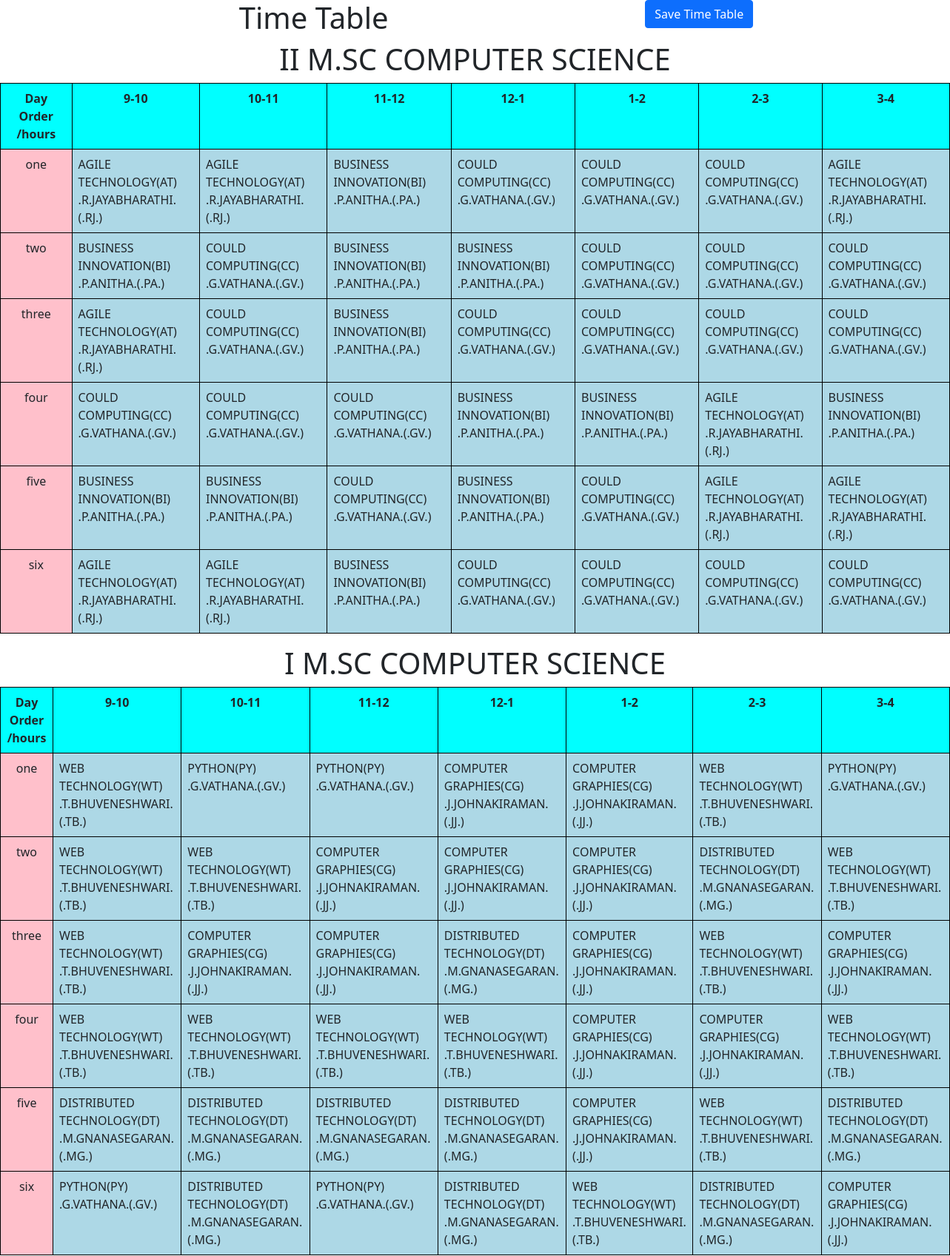
The app's page /admin/generate_time_table.php (signed in, upper part) with its own data.
### tables this page shows
CREATE TABLE `classes` (
  `id` int(30) NOT NULL,
  `name` varchar(50) NOT NULL,
  `alias` varchar(30) DEFAULT NULL
);

CREATE TABLE `hours` (
  `id` int(30) NOT NULL,
  `name` varchar(30) NOT NULL
);

CREATE TABLE `day_orders` (
  `id` int(30) NOT NULL,
  `name` varchar(30) NOT NULL
);

CREATE TABLE `time_table` (
  `id` int(30) NOT NULL,
  `day_order` varchar(30) NOT NULL,
  `hours` varchar(30) NOT NULL,
  `class_id` int(30) NOT NULL,
  `class_name` varchar(30) NOT NULL,
  `class_alias` varchar(30) NOT NULL,
  `subject_id` int(30) NOT NULL,
  `subject_name` varchar(50) NOT NULL,
  `subject_alias` varchar(30) NOT NULL,
  `staff_id` int(30) NOT NULL,
  `staff_name` varchar(30) NOT NULL,
  `staff_alias` varchar(30) NOT NULL,
  `fixed` tinyint(1) DEFAULT NULL
);

### admin/generate_time_table.php (the view, shortened to what this page needs)
<?php require('../db.php');
 ?>
 <?php
  extract($_POST);
 ?>
<!DOCTYPE html>
<html lang="en">
<head>
    <link href="../bootstrap/css/bootstrap.css" rel="stylesheet">
    <link href="../assets/vendor/bootstrap-icons/bootstrap-icons.css" rel="stylesheet">
</head>
<body>
      <div class="row">
        <div class="col-md-8">
          <center>
            <h1>Time Table</h1>
          </center>
        </div>
        <div class="col-md-4">
        <form method="post" enctype="multipart/form-data">
            <input class="btn btn-primary" type="submit" name="save_time_table" value="Save Time Table">
          </form>
        </div>
      </div>
<?php
     $retrieve_classes_query = mysqli_query($con,"select DISTINCT class_id from time_table");
     while($retrieve_classes_row = mysqli_fetch_array($retrieve_classes_query)){
      $retrieve_class_id = $retrieve_classes_row['class_id'];
      $retrieve_class_query = mysqli_query($con,"select * from classes where id='$retrieve_class_id'");
      $retrieve_class_row = mysqli_fetch_array($retrieve_class_query);
      $retrieve_class_name = $retrieve_class_row['name'];
?>
<center><h1><?php echo $retrieve_class_name?></h1></center>
<table class='table table-responsive table-bordered' style="border:1px solid black;">
     <tr style="background-color:aqua;height:70px;text-align:center;">
       <th>Day Order /hours</th>
      <?php
       $retrieve_hours_query = mysqli_query($con,"select * from hours");
      while($column = mysqli_fetch_array($retrieve_hours_query)){
        ?>
        <th><?php echo $column['name']?></th>
      <?php
      }
      ?>
     </tr>
     <?php
     $retrieve_day_order_query = mysqli_query($con,"select * from day_orders");
     while($row = mysqli_fetch_array($retrieve_day_order_query)){
      $row_day_order = $row['name'];
     ?>
     <tr style="height:50px;">
       <td style="background-color:pink;text-align:center"><?php echo $row_day_order?></td>
       <?php
       $retrieve_hours_query = mysqli_query($con,"select * from hours");
      while($column = mysqli_fetch_array($retrieve_hours_query)){
        $column_hours = $column['name'];
        $period_staff_query = mysqli_query($con,"select * from time_table where hours = '$column_hours' and day_order = '$row_day_order' and class_id = '$retrieve_class_id'");
        $period_staff = mysqli_fetch_array($period_staff_query);
        ?>
        <td style="background-color:lightblue;"><?php echo $period_staff['subject_name']."(".$period_staff['subject_alias'].")<br>".$period_staff['staff_name']."(".$period_staff['staff_alias'].")";?></td>
      <?php
      }
      ?>
     </tr>
     <?php
     }
     ?>
  </table>
<?php
}
?>
 </body>
</html>

### records on screen
classes: name "II M.SC COMPUTER SCIENCE"
hours: name "9-10", time_table.subject_name "AGILE TECHNOLOGY", time_table.subject_alias "AT", time_table.staff_name ".R.JAYABHARATHI.", time_table.staff_alias ".RJ.", time_table.subject_name "BUSINESS INNOVATION", time_table.subject_alias "BI", time_table.staff_name ".P.ANITHA.", time_table.staff_alias ".PA.", time_table.subject_name "COULD COMPUTING", time_table.subject_alias "CC", time_table.staff_name ".G.VATHANA.", time_table.staff_alias ".GV.", time_table.subject_name "WEB TECHNOLOGY", time_table.subject_alias "WT", time_table.staff_name ".T.BHUVENESHWARI.", time_table.staff_alias ".TB.", time_table.subject_name "DISTRIBUTED TECHNOLOGY", time_table.subject_alias "DT", time_table.staff_name ".M.GNANASEGARAN.", time_table.staff_alias ".MG.", time_table.subject_name "PYTHON", time_table.subject_alias "PY"
hours: name "10-11", time_table.subject_name "AGILE TECHNOLOGY", time_table.subject_alias "AT", time_table.staff_name ".R.JAYABHARATHI.", time_table.staff_alias ".RJ.", time_table.subject_name "COULD COMPUTING", time_table.subject_alias "CC", time_table.staff_name ".G.VATHANA.", time_table.staff_alias ".GV.", time_table.subject_name "BUSINESS INNOVATION", time_table.subject_alias "BI", time_table.staff_name ".P.ANITHA.", time_table.staff_alias ".PA.", time_table.subject_name "PYTHON", time_table.subject_alias "PY", time_table.subject_name "WEB TECHNOLOGY", time_table.subject_alias "WT", time_table.staff_name ".T.BHUVENESHWARI.", time_table.staff_alias ".TB.", time_table.subject_name "COMPUTER GRAPHIES", time_table.subject_alias "CG", time_table.staff_name ".J.JOHNAKIRAMAN.", time_table.staff_alias ".JJ.", time_table.subject_name "DISTRIBUTED TECHNOLOGY", time_table.subject_alias "DT", time_table.staff_name ".M.GNANASEGARAN.", time_table.staff_alias ".MG."
hours: name "11-12", time_table.subject_name "BUSINESS INNOVATION", time_table.subject_alias "BI", time_table.staff_name ".P.ANITHA.", time_table.staff_alias ".PA.", time_table.subject_name "COULD COMPUTING", time_table.subject_alias "CC", time_table.staff_name ".G.VATHANA.", time_table.staff_alias ".GV.", time_table.subject_name "PYTHON", time_table.subject_alias "PY", time_table.subject_name "COMPUTER GRAPHIES", time_table.subject_alias "CG", time_table.staff_name ".J.JOHNAKIRAMAN.", time_table.staff_alias ".JJ.", time_table.subject_name "WEB TECHNOLOGY", time_table.subject_alias "WT", time_table.staff_name ".T.BHUVENESHWARI.", time_table.staff_alias ".TB.", time_table.subject_name "DISTRIBUTED TECHNOLOGY", time_table.subject_alias "DT", time_table.staff_name ".M.GNANASEGARAN.", time_table.staff_alias ".MG."
hours: name "12-1", time_table.subject_name "COULD COMPUTING", time_table.subject_alias "CC", time_table.staff_name ".G.VATHANA.", time_table.staff_alias ".GV.", time_table.subject_name "BUSINESS INNOVATION", time_table.subject_alias "BI", time_table.staff_name ".P.ANITHA.", time_table.staff_alias ".PA.", time_table.subject_name "COMPUTER GRAPHIES", time_table.subject_alias "CG", time_table.staff_name ".J.JOHNAKIRAMAN.", time_table.staff_alias ".JJ.", time_table.subject_name "DISTRIBUTED TECHNOLOGY", time_table.subject_alias "DT", time_table.staff_name ".M.GNANASEGARAN.", time_table.staff_alias ".MG.", time_table.subject_name "WEB TECHNOLOGY", time_table.subject_alias "WT", time_table.staff_name ".T.BHUVENESHWARI.", time_table.staff_alias ".TB."
hours: name "1-2", time_table.subject_name "COULD COMPUTING", time_table.subject_alias "CC", time_table.staff_name ".G.VATHANA.", time_table.staff_alias ".GV.", time_table.subject_name "BUSINESS INNOVATION", time_table.subject_alias "BI", time_table.staff_name ".P.ANITHA.", time_table.staff_alias ".PA.", time_table.subject_name "COMPUTER GRAPHIES", time_table.subject_alias "CG", time_table.staff_name ".J.JOHNAKIRAMAN.", time_table.staff_alias ".JJ.", time_table.subject_name "WEB TECHNOLOGY", time_table.subject_alias "WT", time_table.staff_name ".T.BHUVENESHWARI.", time_table.staff_alias ".TB."
hours: name "2-3", time_table.subject_name "COULD COMPUTING", time_table.subject_alias "CC", time_table.staff_name ".G.VATHANA.", time_table.staff_alias ".GV.", time_table.subject_name "AGILE TECHNOLOGY", time_table.subject_alias "AT", time_table.staff_name ".R.JAYABHARATHI.", time_table.staff_alias ".RJ.", time_table.subject_name "WEB TECHNOLOGY", time_table.subject_alias "WT", time_table.staff_name ".T.BHUVENESHWARI.", time_table.staff_alias ".TB.", time_table.subject_name "DISTRIBUTED TECHNOLOGY", time_table.subject_alias "DT", time_table.staff_name ".M.GNANASEGARAN.", time_table.staff_alias ".MG.", time_table.subject_name "COMPUTER GRAPHIES", time_table.subject_alias "CG", time_table.staff_name ".J.JOHNAKIRAMAN.", time_table.staff_alias ".JJ."
hours: name "3-4", time_table.subject_name "AGILE TECHNOLOGY", time_table.subject_alias "AT", time_table.staff_name ".R.JAYABHARATHI.", time_table.staff_alias ".RJ.", time_table.subject_name "COULD COMPUTING", time_table.subject_alias "CC", time_table.staff_name ".G.VATHANA.", time_table.staff_alias ".GV.", time_table.subject_name "BUSINESS INNOVATION", time_table.subject_alias "BI", time_table.staff_name ".P.ANITHA.", time_table.staff_alias ".PA.", time_table.subject_name "PYTHON", time_table.subject_alias "PY", time_table.subject_name "WEB TECHNOLOGY", time_table.subject_alias "WT", time_table.staff_name ".T.BHUVENESHWARI.", time_table.staff_alias ".TB.", time_table.subject_name "COMPUTER GRAPHIES", time_table.subject_alias "CG", time_table.staff_name ".J.JOHNAKIRAMAN.", time_table.staff_alias ".JJ.", time_table.subject_name "DISTRIBUTED TECHNOLOGY", time_table.subject_alias "DT", time_table.staff_name ".M.GNANASEGARAN.", time_table.staff_alias ".MG."
day_orders: name "one"
day_orders: name "two"
day_orders: name "three"
day_orders: name "four"
day_orders: name "five"
day_orders: name "six"
classes: name "I M.SC COMPUTER SCIENCE"
